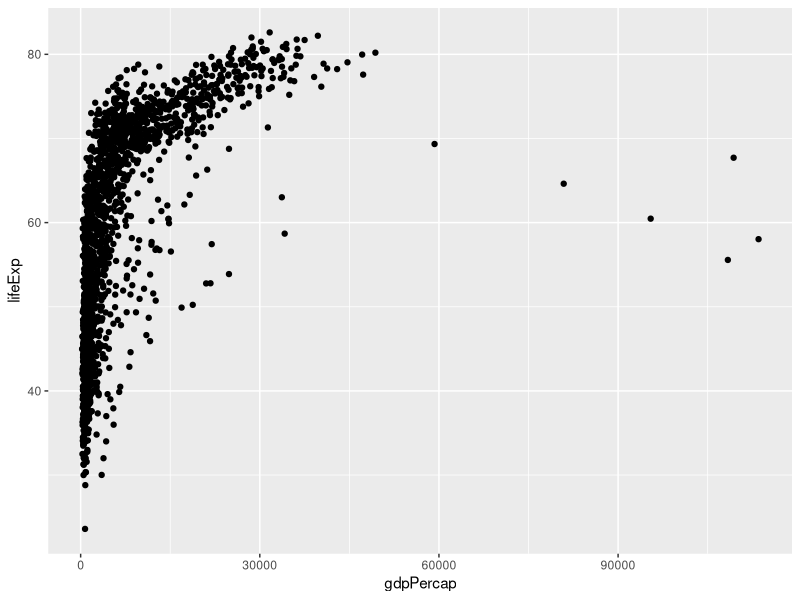
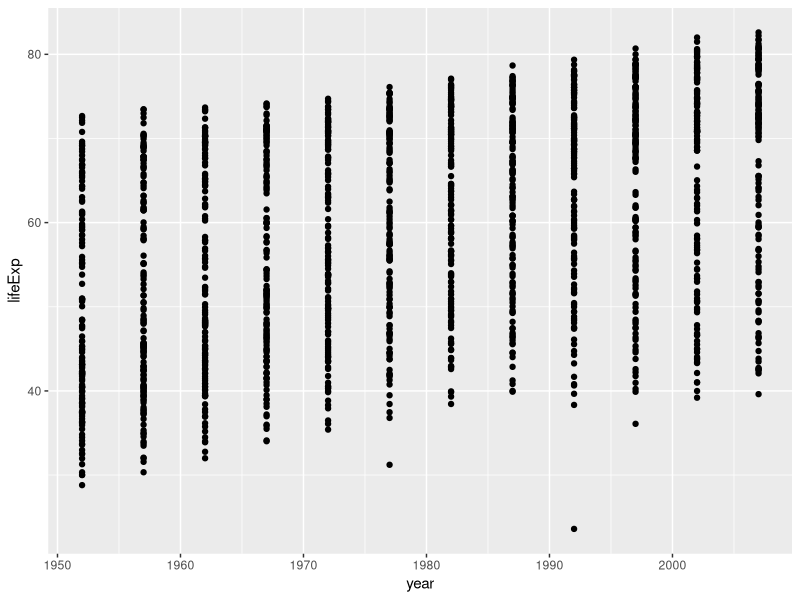
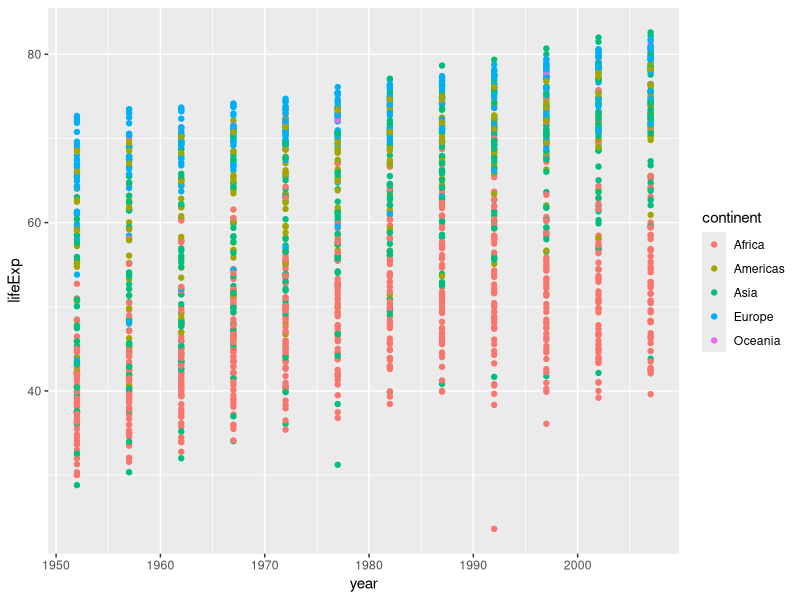
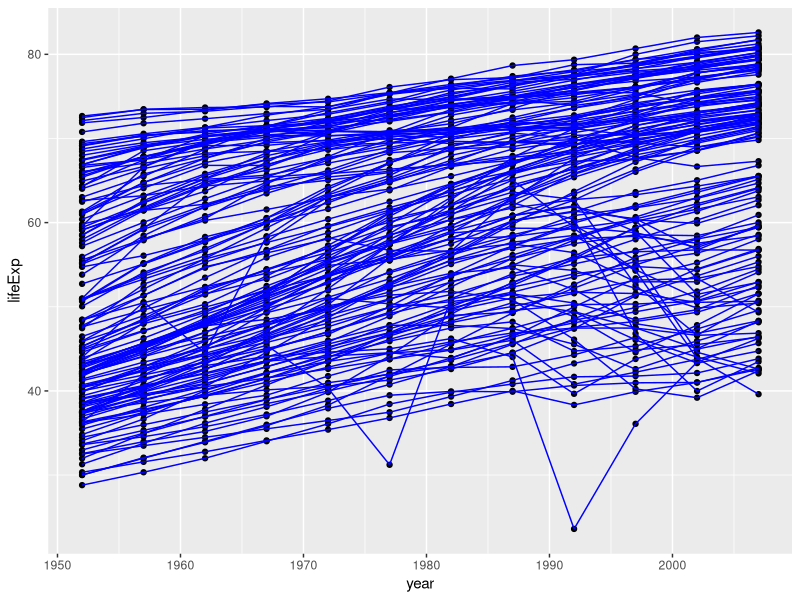
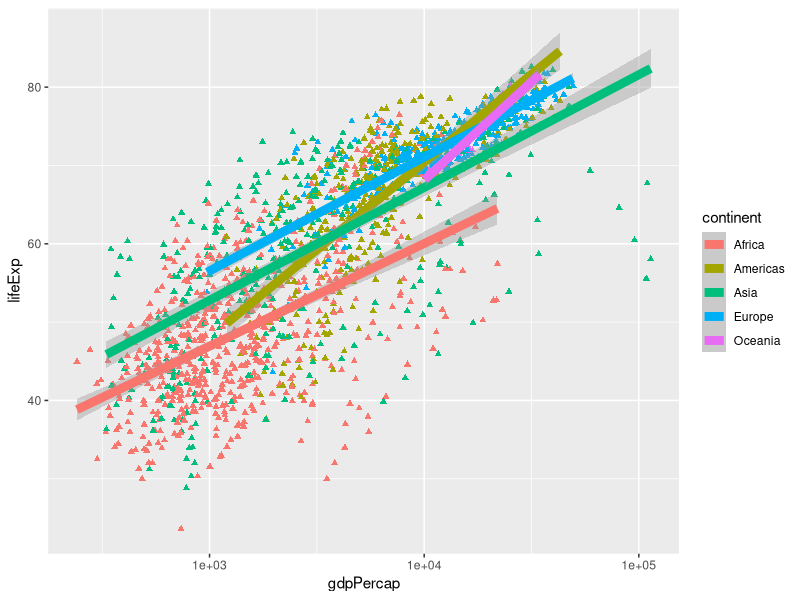
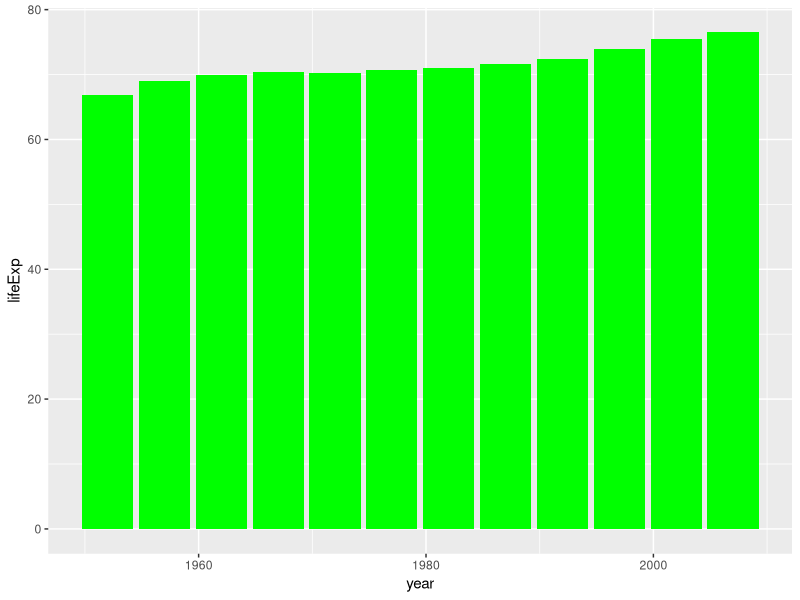
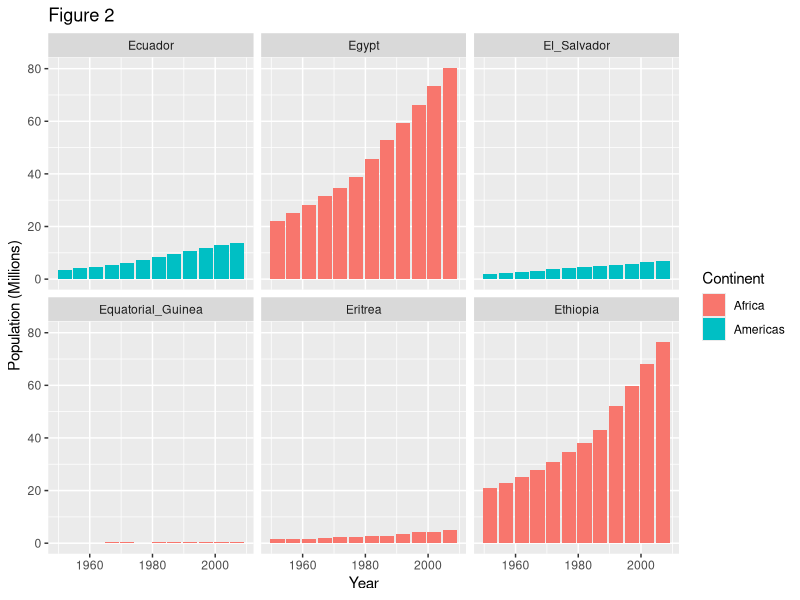
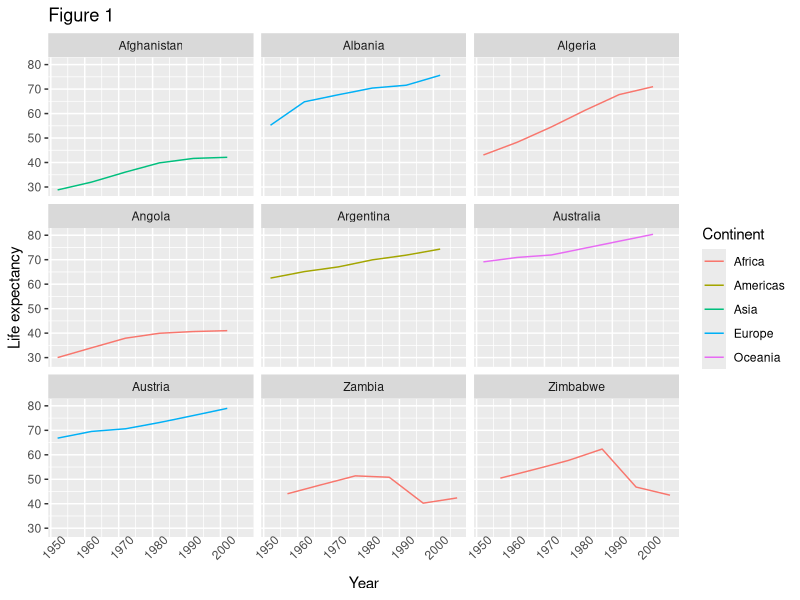

R code for these plots, in order:
install.packages("ggplot2")

library(ggplot2)

gapminder <- read.table("gapminder.txt", header = TRUE)

head(gapminder)

#data: what's being pulled, aes: how its graphed, geom_point: plot points
# This part creates the graph                     ##add layer## this places the points#
ggplot(data = gapminder, aes(x = gdpPercap, y = lifeExp)) + geom_point()

#Challenge 1
ggplot(data = gapminder, aes(x = year, y = lifeExp)) + geom_point()

#Challenge 2
ggplot(data = gapminder, aes(x = year, y = lifeExp, color = continent)) + geom_point()

#Plus at the end of the line causes the layers to be in a list
ggplot(data = gapminder, aes(x = year, y = lifeExp, by = country)) + 
  geom_point() +
  geom_line(color = "blue") 
  
ggplot(data = gapminder, aes(x = gdpPercap, y = lifeExp, color = continent)) + 
  geom_point(shape = 17, ) +
  scale_x_log10() +
  geom_smooth(method = "lm",size = 3)

az_row <- startsWith(as.vector(gapminder$country), c('A','Z'))
az_countries <- gapminder[az_row,]

lifeExp_plot <- ggplot(data = az_countries, aes(x = year, y = lifeExp, color=continent)) +
  geom_line() + facet_wrap( ~ country) +
  labs(
    x = "Year",              # x axis title
    y = "Life expectancy",   # y axis title
    title = "Figure 1",      # main title of figure
    color = "Continent"      # title of legend
  ) +
  theme(axis.text.x=element_text(angle=45), axis.ticks.x=element_blank())

ggsave(filename = "lifeExp.png", plot = lifeExp_plot, width = 12, height = 10, dpi = 300, unit = "cm")

ggsave(filename = "myPlot.pdf")

#Challenges
#6a
ggplot(data = gapminder[gapminder$country=="Czech_Republic",], aes(x = year, y = lifeExp)) +
  geom_bar(fill='green', stat = "identity")

#6b
e_row <- startsWith(as.vector(gapminder$country), c('E'))
e_countries <- gapminder[e_row,]
ggplot(data = e_countries, aes(x = year, y = pop/1000000, fill = continent))+
  geom_bar(stat="identity")+
  facet_wrap(~country)+
  labs(
    x= "Year",
    y= "Population (Millions)",
    title= "Figure 2",
    fill= "Continent"
  )

